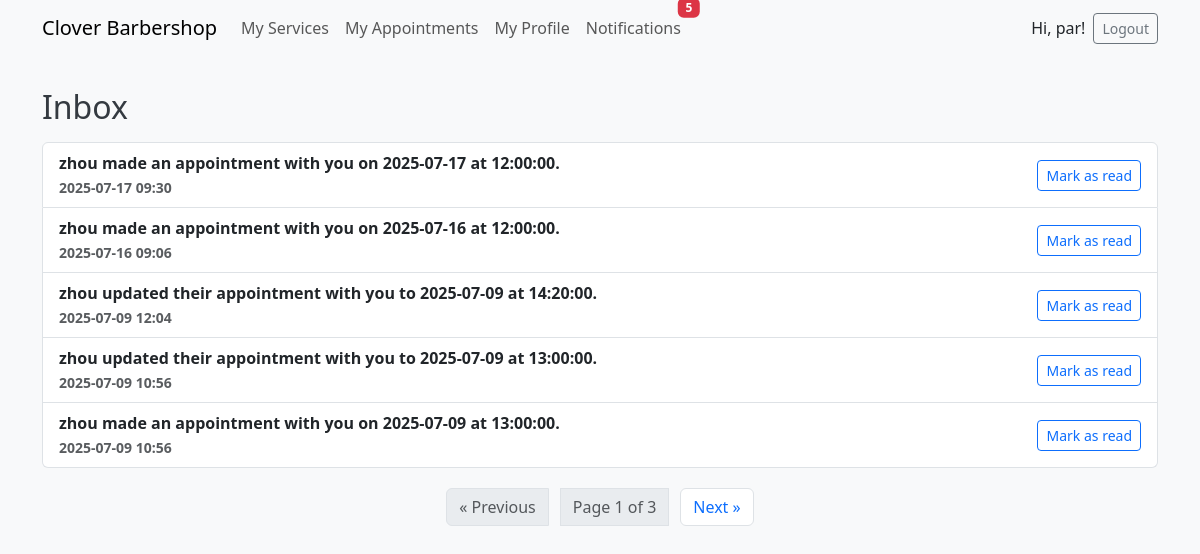
The app's page /notifications/ (signed in) with its own data.
### notifications/models.py (models this page shows, shortened)
class Notification(models.Model):
    recipient = models.ForeignKey(User, on_delete=models.CASCADE, related_name='notifications')
    message = models.TextField()
    created_at = models.DateTimeField(auto_now_add=True)
    is_read = models.BooleanField(default=False)
    class Meta:
        ordering = ['-created_at']  # 最新通知排在前面

### notifications/views.py (the view)
# urls.py: path('', views.notification_list, name='notification-list'),
@login_required
def notification_list(request):
    notification_qs = Notification.objects.filter(recipient=request.user).order_by('-created_at')
    paginator = Paginator(notification_qs, 5)
    page_number = request.GET.get('page')
    page_obj = paginator.get_page(page_number)
    return render(request, 'notifications/inbox.html', {
        'page_obj': page_obj,
    })

### notifications/context_processors.py (called while the page is built)
def unread_notification_count(request):
    if request.user.is_authenticated:
        count = Notification.objects.filter(recipient=request.user, is_read=False).count()
        return {'unread_notification_count': count}
    return {}

### templates/notifications/inbox.html (shortened to what this page needs)
{% extends 'base.html' %}
{% load widget_tweaks %}
{% block content %}
<h2>Inbox</h2>
{% if page_obj.object_list %}
  <ul class="list-group mb-3">
    {% for notification in page_obj.object_list %}
      <li class="list-group-item d-flex justify-content-between align-items-center
          {% if not notification.is_read %} fw-bold {% endif %}">
        <div>
          {{ notification.message }} <br>
          <small class="text-muted">{{ notification.created_at|date:"Y-m-d H:i" }}</small>
        </div>
        {% if not notification.is_read %}
          <form method="post" action="{% url 'notification-read' notification.pk %}" class="mb-0">
            <button type="submit" class="btn btn-sm btn-outline-primary">Mark as read</button>
          </form>
        {% endif %}
      </li>
    {% endfor %}
  </ul>
  <nav aria-label="Notification pagination">
    <ul class="pagination justify-content-center">
      {% if page_obj.has_previous %}
        <li class="page-item">
          <a class="page-link" href="?page={{ page_obj.previous_page_number }}" aria-label="Previous">
            &laquo; Previous
          </a>
        </li>
      {% else %}
        <li class="page-item disabled">
          <span class="page-link">&laquo; Previous</span>
        </li>
      {% endif %}
      <li class="page-item disabled">
        <span class="page-link">
          Page {{ page_obj.number }} of {{ page_obj.paginator.num_pages }}
        </span>
      </li>
      {% if page_obj.has_next %}
        <li class="page-item">
          <a class="page-link" href="?page={{ page_obj.next_page_number }}" aria-label="Next">
            Next &raquo;
          </a>
        </li>
      {% else %}
        <li class="page-item disabled">
          <span class="page-link">Next &raquo;</span>
        </li>
      {% endif %}
    </ul>
  </nav>
{% else %}
  <p class="text-center text-muted">No notifications yet.</p>
{% endif %}
{% endblock %}

### templates/base.html (shortened to what this page needs)
<!DOCTYPE html>
<html lang="en">
<head>
    {% load widget_tweaks %}
    {% load static %}
    <link href="https://cdn.jsdelivr.net/npm/bootstrap@5.3.0/dist/css/bootstrap.min.css" rel="stylesheet">
    <link rel="stylesheet" href="{% static 'css/style.css' %}">
</head>
<body>
<nav class="navbar navbar-expand-lg navbar-light bg-light mb-4">
  <div class="container">
    <a class="navbar-brand" href="{% url 'home' %}">Clover Barbershop</a>
    <div class="collapse navbar-collapse" id="navbarNav">
      <ul class="navbar-nav me-auto mb-2 mb-lg-0">
        {% if user.is_authenticated %}
            {% if user.profile and user.profile.is_barber %}
                <li class="nav-item">
                  <a class="nav-link" href="{% url 'service-list' %}">My Services</a>
                </li>
            {% endif %}
            <li class="nav-item">
              <a class="nav-link" href="{% url 'appointment-list' %}">My Appointments</a>
            </li>
            <li class="nav-item">
              <a class="nav-link" href="{% url 'profile' %}">My Profile</a>
            </li>
            <li class="nav-item">
              <a class="nav-link position-relative" href="{% url 'notification-list' %}">
                Notifications
                {% if unread_notification_count > 0 %}
                  <span class="badge bg-danger position-absolute top-0 start-100 translate-middle">
                    {{ unread_notification_count }}
                  </span>
                {% endif %}
              </a>
            </li>
        {% endif %}
      </ul>
      <ul class="navbar-nav ms-auto">
        {% if user.is_authenticated %}
          <li class="nav-item d-flex align-items-center">
            <span class="me-2">Hi, {{ user.username }}!</span>
            <form action="{% url 'logout' %}" method="post" class="d-inline">
              <button type="submit" class="btn btn-outline-secondary btn-sm">Logout</button>
            </form>
          </li>
        {% endif %}
      </ul>
    </div>
  </div>
</nav>
<div class="container">
  {% block content %}
  {% endblock %}
</div>
</body>
</html>

### static/css/style.css (style rules this page uses)
body { background-color: #f8f9fa; font-family: 'Segoe UI', Tahoma, sans-serif; }
h1, h2, h3 { color: #343a40; margin-top: 1em; margin-bottom: 0.5em; }
.pagination { margin-top: 20px; display: flex; justify-content: center; gap: 12px; }
.pagination a { padding: 6px 12px; border: 1px solid #dee2e6; border-radius: 6px; text-decoration: none; color: #0d6efd; transition: all 0.2s ease; }

### records on screen
Notification: message "zhou made an appointment with you on 2025-07-17 at 12:00:00.", created_at "2025-07-17 09:30", is_read "Mark as read"
Notification: message "zhou made an appointment with you on 2025-07-16 at 12:00:00.", created_at "2025-07-16 09:06", is_read "Mark as read"
Notification: message "zhou updated their appointment with you to 2025-07-09 at 14:20:00.", created_at "2025-07-09 12:04", is_read "Mark as read"
Notification: message "zhou updated their appointment with you to 2025-07-09 at 13:00:00.", created_at "2025-07-09 10:56", is_read "Mark as read"
Notification: message "zhou made an appointment with you on 2025-07-09 at 13:00:00.", created_at "2025-07-09 10:56", is_read "Mark as read"

### other values on screen
{{ unread_notification_count }} "5"
{{ user.username }} "par"
{{ page_obj.number }} "1"
{{ page_obj.paginator.num_pages }} "3"
